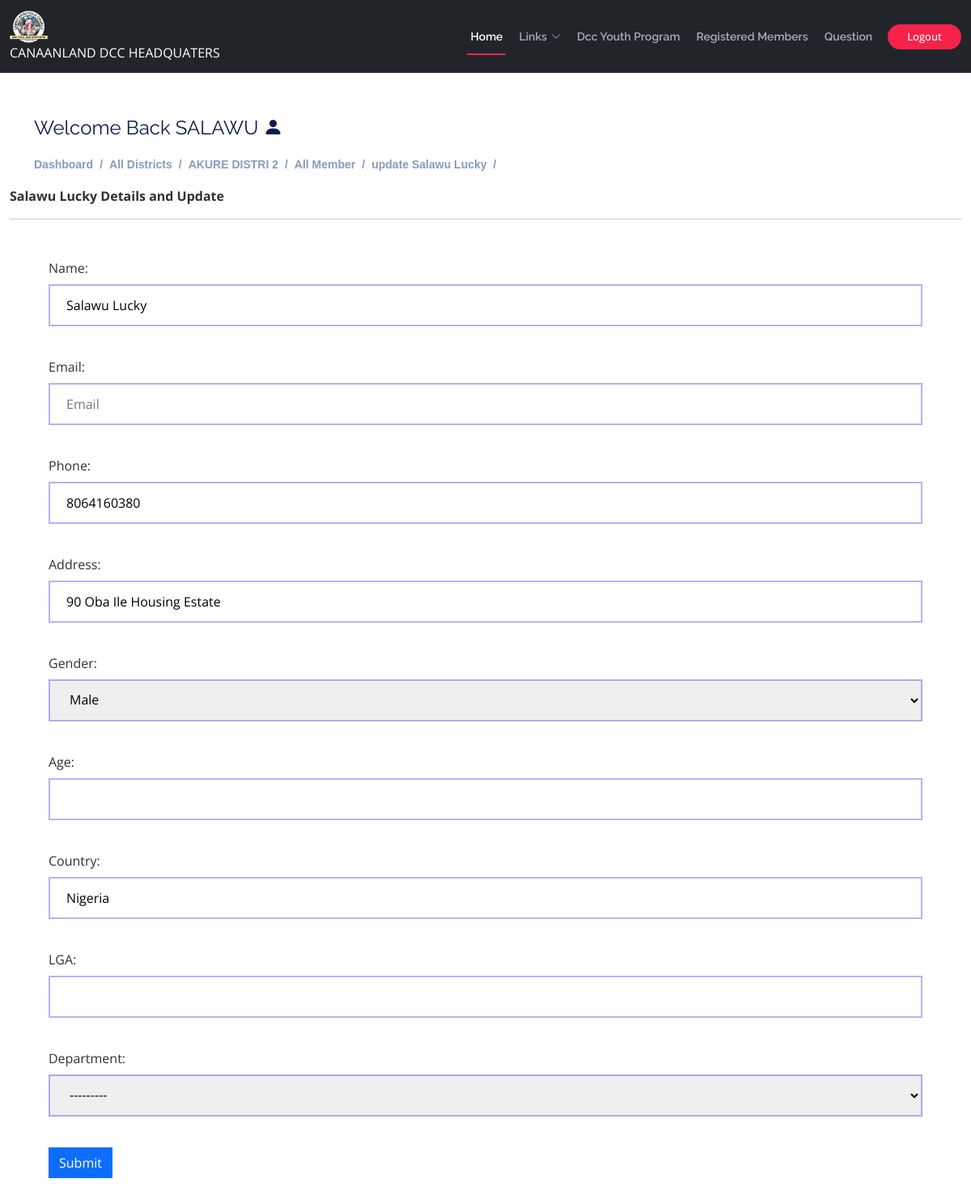
The page /secretary/edit-member/8 (signed in) on the database its author committed.
### users/models.py (models this page shows, shortened)
class User(AbstractUser):
    username = None
    email = models.EmailField(max_length=150, unique=True, null=True, blank=True)
    phone = models.CharField(max_length=150,null=True, blank=True)
    district =models.ForeignKey(District,on_delete=models.SET_NULL,null=True, blank=True)
    objects=UserManager( )
    USERNAME_FIELD ='email'
    REQUIRED_FIELDS=['first_name','last_name']
    class Meta:
        ordering = ['-district']
        indexes = [
            models.Index(fields=['-district']),
        ]

class District(models.Model):
    name = models.CharField(max_length=500,unique=True, null=True,blank=True)
    address =models.CharField(max_length=1000,unique=True, null=True,blank=True)
    date = models.DateTimeField(auto_now_add=True,null=True)
    class Meta:
        ordering = ['name']
        indexes = [
            models.Index(fields=['name']),
        ]
    def __str__(self):
        return f"{self.name}"

### secretary/models.py (models this page shows)
class Church_Member(models.Model):
    sex =(('Male', 'Male'),('Female', 'Female'),)
    district = models.ForeignKey(District,on_delete=models.SET_NULL,null=True, blank=True)
    name = models.CharField(max_length=200, blank=True,null=True)
    email = models.EmailField(max_length=200, null=True,blank=True)
    phone = models.IntegerField(null=True,blank=True)
    address= models.CharField(max_length=200, blank=True,null=True)
    gender = models.CharField(max_length=200, blank=True,null=True,choices=sex,default='Male')
    age = models.IntegerField(null=True,blank=True)
    country = models.CharField(max_length=200, blank=True,null=True, default='Nigeria')
    LGA= models.CharField(max_length=200, blank=True,null=True)
    department= models.ForeignKey(Department,blank=True, null=True, on_delete=models.CASCADE)
    date= models.DateTimeField(auto_now_add=True,null=True)
    class Meta:
        ordering = ['-date']
        indexes = [
            models.Index(fields=['-date']),
        ]
    def __str__(self):
        return f"{self.district}"

### administrator/models.py (models this page shows)
class Department(models.Model):
    name = models.CharField(max_length=200, null=True)
    class Meta:
        ordering = ['-name']
        indexes = [
            models.Index(fields=['-name']),
        ]
    def __str__(self):
        return self.name

### secretary/views.py (the view, shortened to what this page needs)
# urls.py: path('edit-member/<int:pk>', views.edit_member, name="edit-member"),
@login_required(login_url='admin-login')
def edit_member(request, pk):
    mem = Church_Member.objects.get(id=pk)
    form = ChurchMemberForm(instance=mem)
    return render(request, "secretary/edit-member.html",{'form':form,'mem':mem})

### secretary/forms.py
class ChurchMemberForm(forms.ModelForm):
    class Meta:
        model=Church_Member
        exclude=['district']

### templates/secretary/edit-member.html (shortened to what this page needs)
{% extends 'main.html' %}
{% load static %}
{% load humanize %}
{% block content %}
<div class="pagetitle container">
    <h4>Welcome Back {{request.user.first_name}} <i class="bi bi-person-fill"></i></h4>
    <nav>
      <ol class="breadcrumb">
        {% if user.groups.all.0.name == 'admin' %}
        <li class="breadcrumb-item"><a href="{% url 'admin-dashboard' %}">Dashboard</a></li>
        <li class="breadcrumb-item"><a href="{% url 'admin-district' %}">All Districts</a></li>
        {% endif %}
        <li class="breadcrumb-item">{{mem}}</li>
        <li class="breadcrumb-item"><a href="{% url 'district-member' mem.district.id %}">All Member</a></li>
        <li class="breadcrumb-item">update {{mem.name}}</li>
        <li class="breadcrumb-item"></li>
      </ol>
    </nav>
  </div>
<div class="container-fluid col-lg-12" data-aos="fade-up">
    <b><span>{{mem.name}} Details and Update</span><hr></b>
    <div class="col-lg-12">
<form action="" method="post" class="m-5">
    {{form.as_p}}
    <button class="btn btn-primary rounded-0" type='submit' value="submit">Submit</button>
</form>
<br><br>
</div>
</div>
{% endblock content %}

### static/assets/css/style.css (style rules this page uses)
body { background: #fff; color: #2f3138; font-family: "Open Sans", sans-serif; }
a { color: #f82249; text-decoration: none; transition: 0.5s; }
p { padding: 0; margin: 0 0 30px 0; }
h1, h2, h3, h4, h5, h6 { font-family: "Raleway", sans-serif; font-weight: 400; margin: 0 0 20px 0; padding: 0; color: #0e1b4d; }
input[type=text],input[type=email], input[type=date],input[type=number], input[type=file],input[type=password], .select, textarea, select { width: 100%; padding: 12px 20px; margin: 8px 0; box-sizing: border-box; border: 2px solid #6455ec75; -webkit-transition: 0.5s; transition: 0.5s; outline: none; }
.breadcrumb { font-size: 14px; font-family: "Nunito", sans-serif; color: #899bbd; font-weight: 600; }
.breadcrumb a { color: #899bbd; transition: 0.3s; }
.breadcrumb .breadcrumb-item::before { color: #899bbd; }

### rows shown on the page
User: user.first_name "SALAWU"
Church_Member: district.name "AKURE DISTRI 2", name "Salawu Lucky", phone "8064160380", address "90 Oba Ile Housing Estate", gender "Male", country "Nigeria", department "---------"
